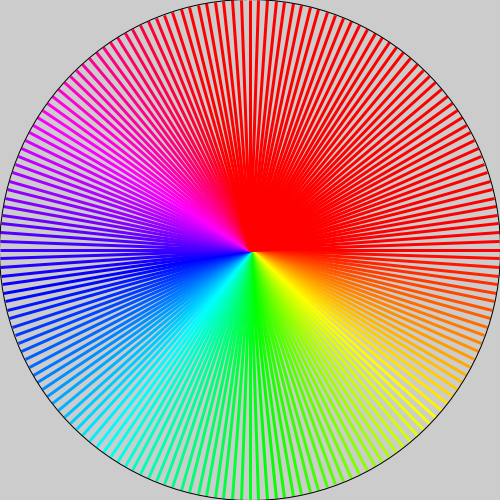
Frame 1 (no input)
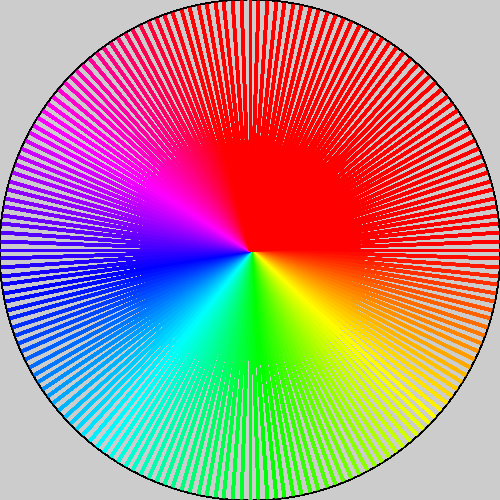
Frame 60 (the mouse pressed at the canvas centre just before this capture)
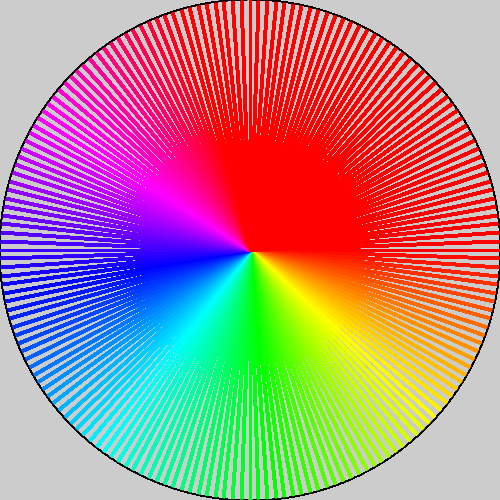
Frame 120 (the mouse held since frame 60 and released just before this capture)

The Processing sketch that drew these frames (run headless with seeded random() and noise(); from frame 60 on, the mouse is pressed at the canvas centre):

// Processing sketch: color_wheel
// ── color_wheel.pde
/* Spencer Mathews
 * Playing with color wheel
 * 
 */


void setup() {
  size(500, 500);
  colorMode(HSB, 255, 100, 100, 1.0);
  strokeCap(SQUARE);
}

void draw() {

  int radius = 100;
  int spacing = 2;
  
  translate(width/2, height/2);
  strokeWeight(3);
  for (int i=0; i<360; i+=spacing) {
    stroke(i, radius, radius);
    line(0, 0, width/2, 0);
    rotate(radians(spacing));
  }

  // draw black circle
  stroke(0);
  strokeWeight(1);
  noFill();
  ellipse(0, 0, width, height);
  
  // frame.setTitle->surface.setTitle in P3
  surface.setTitle(int(frameRate) + " fps");
}
